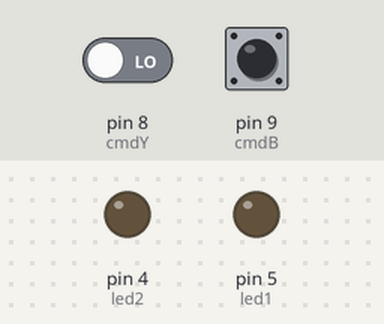
The sketch below on a simulated Arduino Uno, built with avr-gcc and run on an emulated ATmega328P. Shown: output pins drawn as LEDs (lit = HIGH). Inputs (shaded band) come from the test bench; at power-on: pin 8 (cmdY) LOW, pin 9 (cmdB) HIGH.

Above: at 1.2 s.
1.3 s: pin 8 (cmdY) driven HIGH
At 2.5 s:
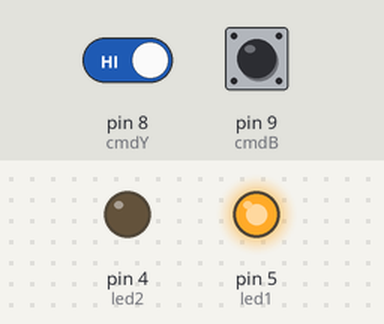
2.8 s: pin 9 (cmdB) pulled LOW for 0.15 s
At 2.87 s:
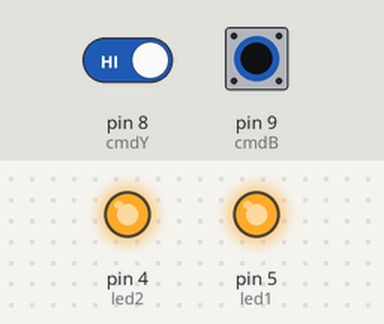
4.4 s: pin 9 (cmdB) pulled LOW for 3.2 s
At 8.5 s:
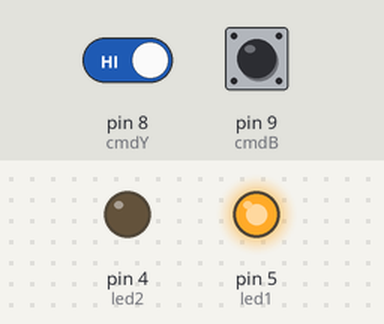
9.1 s: pin 8 (cmdY) driven LOW
At 9.7 s:
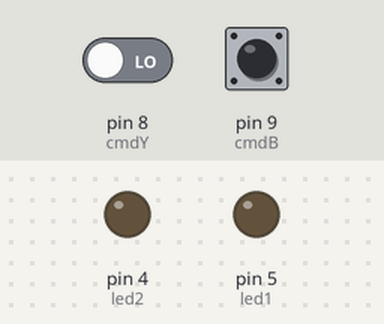
10.6 s: pin 9 (cmdB) pulled LOW for 1 s
At 11.4 s:
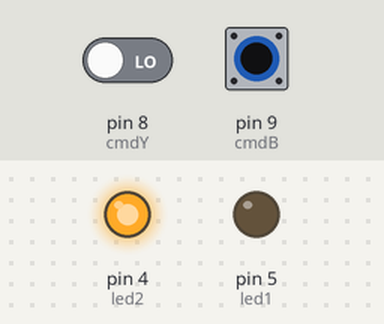
Timing chart, 0 to 13.6 s (numbered marks = the images above; inputs shaded):
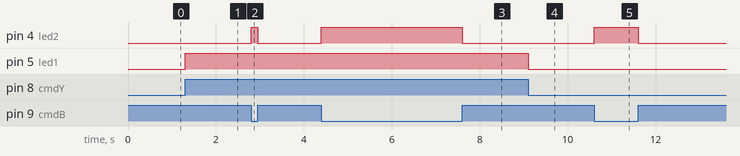

Measured:
- after the input at 1.3 s, pin 5 (led1): LOW → HIGH at once
- after the input at 2.8 s, pin 4 (led2): LOW → HIGH at once, → LOW 0.15 s later
- after the input at 4.4 s, pin 4 (led2): LOW → HIGH at once, → LOW 3.2 s later
- after the input at 9.1 s, pin 5 (led1): HIGH → LOW at once
- after the input at 10.6 s, pin 4 (led2): LOW → HIGH at once, → LOW 1.0 s later

The sketch:

pull_up_down.ino
```cpp
void setup()
{
  int cmdY = 8;
  int cmdB = 9;
  int led1 = 5;
  int led2 = 4;
  pinMode(cmdY,INPUT);
  pinMode(cmdB,INPUT_PULLUP);
  pinMode(led1, OUTPUT);
  pinMode(led2, OUTPUT);
}

void loop()
{
  int cmdY = 8;
  int cmdB = 9;

  int led1 = 5;
  int led2 = 4;

  int readY;
  int readB;

  readY = digitalRead(cmdY);
  readB = digitalRead(cmdB);

  if(readY == HIGH)
  {
    digitalWrite(led1, HIGH);
  }
  else
  {
    digitalWrite(led1, LOW);
  }

  if(readB == LOW)
  {
    digitalWrite(led2, HIGH);
  }
  else
  {
    digitalWrite(led2, LOW);

  }

}
```
